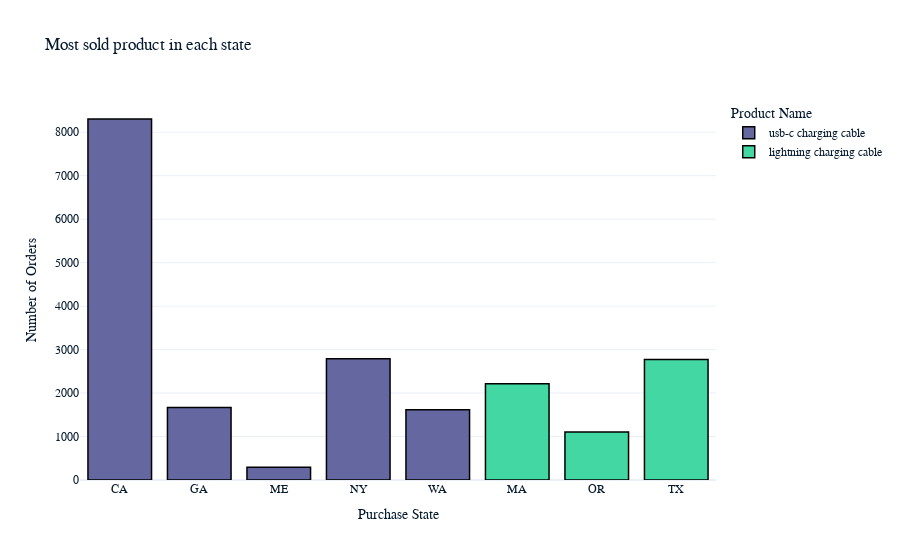

This figure's notebook cell:
### Code cell
fig = go.Figure()

fig = px.bar(
    top_products,
    x="purchase_state",
    y="count",
    color="product",  # Color bars by product
    title="Most sold product in each state",
    labels={"orders_number": "Number of Orders", "purchase_state": "State of Purchase", "product": "Product Name"}
)

# Update layout for better visualization
fig.update_layout(
    xaxis_title="Purchase State",
    yaxis_title="Number of Orders",
    showlegend=True
)
# Update the layout to add black outlines
fig.update_traces(
    marker_line_color='black',  
    marker_line_width=1.5 
)

# Show the plot
fig.show()

### Figure 1 — Plotly figure (JSON) as saved in the notebook; plotly's stock layout.template omitted (floating-point values rounded to 4 significant figures)
{"data": [{"alignmentgroup": "True", "hovertemplate": "Product Name=usb-c charging cable<br>State of Purchase=%{x}<br>count=%{y}<extra></extra>", "legendgroup": "usb-c charging cable", "marker": {"color": "#6568a0", "line": {"color": "black", "width": 1.5}, "pattern": {"shape": ""}}, "name": "usb-c charging cable", "offsetgroup": "usb-c charging cable", "orientation": "v", "showlegend": true, "textposition": "auto", "type": "bar", "x": ["CA", "GA", "ME", "NY", "WA"], "xaxis": "x", "y": [8305, 1666, 295, 2792, 1616], "yaxis": "y"}, {"alignmentgroup": "True", "hovertemplate": "Product Name=lightning charging cable<br>State of Purchase=%{x}<br>count=%{y}<extra></extra>", "legendgroup": "lightning charging cable", "marker": {"color": "#43d7a4", "line": {"color": "black", "width": 1.5}, "pattern": {"shape": ""}}, "name": "lightning charging cable", "offsetgroup": "lightning charging cable", "orientation": "v", "showlegend": true, "textposition": "auto", "type": "bar", "x": ["MA", "OR", "TX"], "xaxis": "x", "y": [2216, 1102, 2774], "yaxis": "y"}], "layout": {"barmode": "relative", "legend": {"title": {"text": "Product Name"}, "tracegroupgap": 0}, "showlegend": true, "title": {"text": "Most sold product in each state"}, "xaxis": {"anchor": "y", "domain": [0, 1], "title": {"text": "Purchase State"}}, "yaxis": {"anchor": "x", "domain": [0, 1], "title": {"text": "Number of Orders"}}}}
